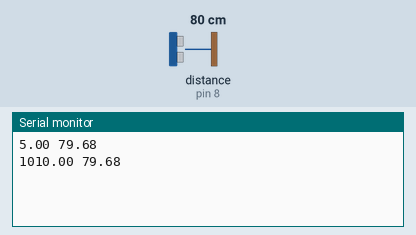
A sketch run on a simulated Arduino Uno, built with avr-gcc and run on an emulated ATmega328P. Shown: the last lines printed to the serial monitor. Wiring (inferred from the names in the program): ultrasonic range finder: trigger pin 9; echo pin 8. Inputs (shaded band) come from the test bench; at power-on: distance to the obstacle (sensor on pin 8) 80 cm. The echo pulse lasts 58.3 µs per cm.

Above: at 1.8 s.
1.9 s: distance to the obstacle (sensor on pin 8) set to 2 cm
At 2.5 s:
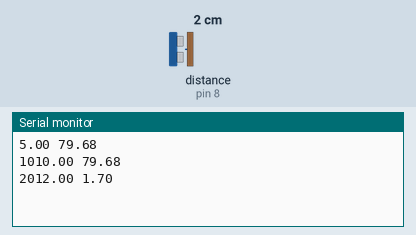
3.4 s: distance to the obstacle (sensor on pin 8) set to 4 cm
At 4.8 s:
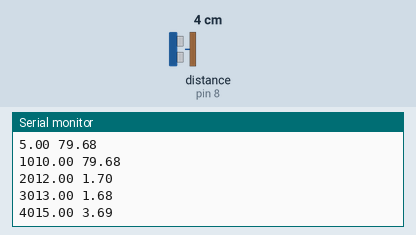
Timing chart, 0 to 6.4 s (numbered marks = the images above; inputs shaded):
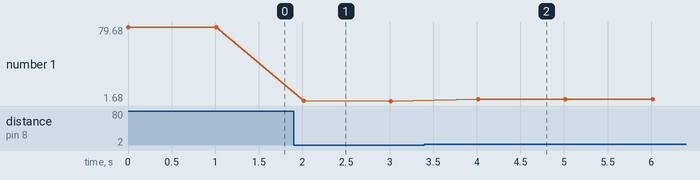

Measured:
- after the input at 1.9 s, the serial monitor: prints a new line after 0.11 s (image 1)
- after the input at 3.4 s, the serial monitor: prints a new line after 0.62 s (image 2)
- plotted number 1: 79.68 → 1.68 after the input at 1.9 s, 1.68 → 3.69 after the input at 3.4 s

The sketch:

Med_distancia_Ultrasonido.ino
```cpp
const int trigPin = 9;
const int echoPin = 8;
float speed_sound = 0.0343; // velocidad en cm/micro_s
float duration;
float distance;
float t0, t;

void setup() {
  pinMode(trigPin, OUTPUT); // Sets the trigPin as an Output
  pinMode(echoPin, INPUT); // Sets the echoPin as an Input
  Serial.begin(9600); // Starts the serial communication
  t0 = millis();
}

void loop() {
  // Clears the trigPin
  digitalWrite(trigPin, LOW);
  delayMicroseconds(2);
  // Sets the trigPin on HIGH state for 10 micro seconds
  digitalWrite(trigPin, HIGH);
  delayMicroseconds(10);
  digitalWrite(trigPin, LOW);
  // Reads the echoPin, returns the sound wave travel time in microseconds
  duration = pulseIn(echoPin, HIGH);
  // Calculating the distance
  distance = duration * speed_sound / 2;
  t = millis() - t0;
  // Prints the distance on the Serial Monitor
  Serial.print(t);
  Serial.print(" ");
  Serial.println(distance);
  delay(1000);
}
```
